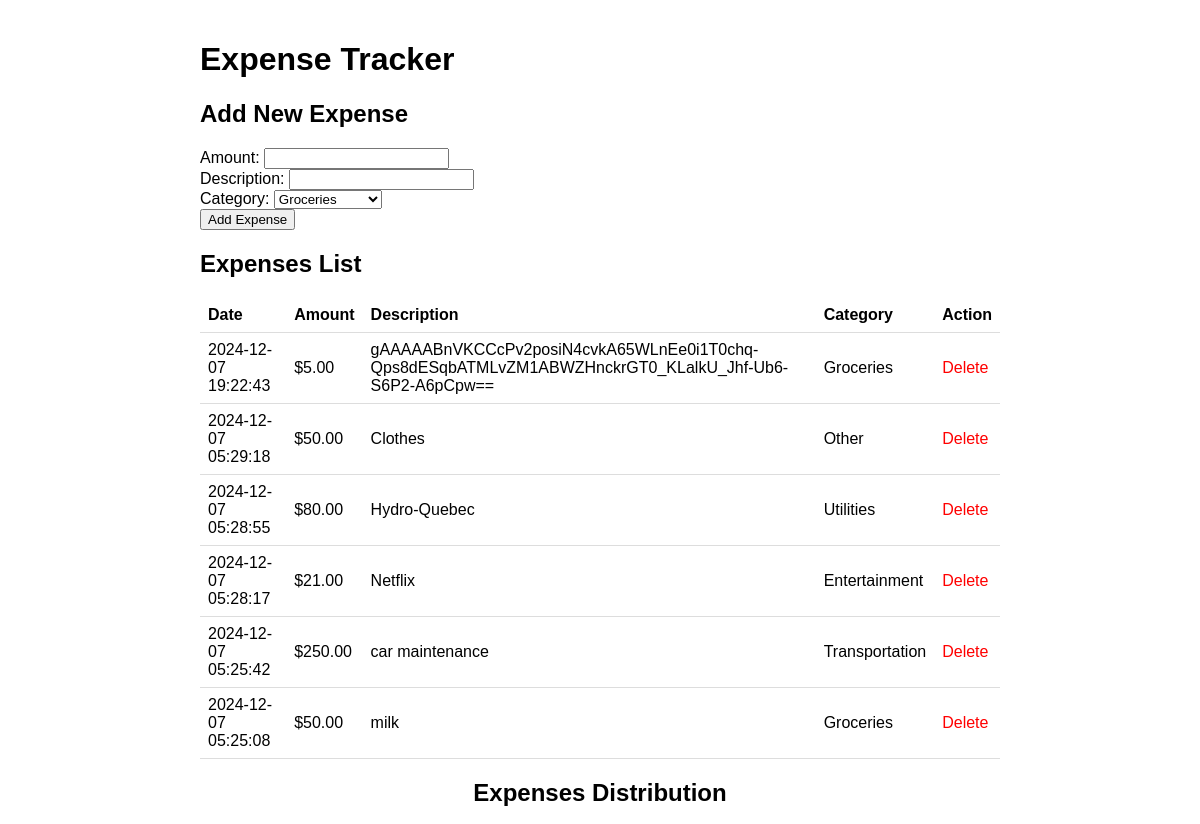
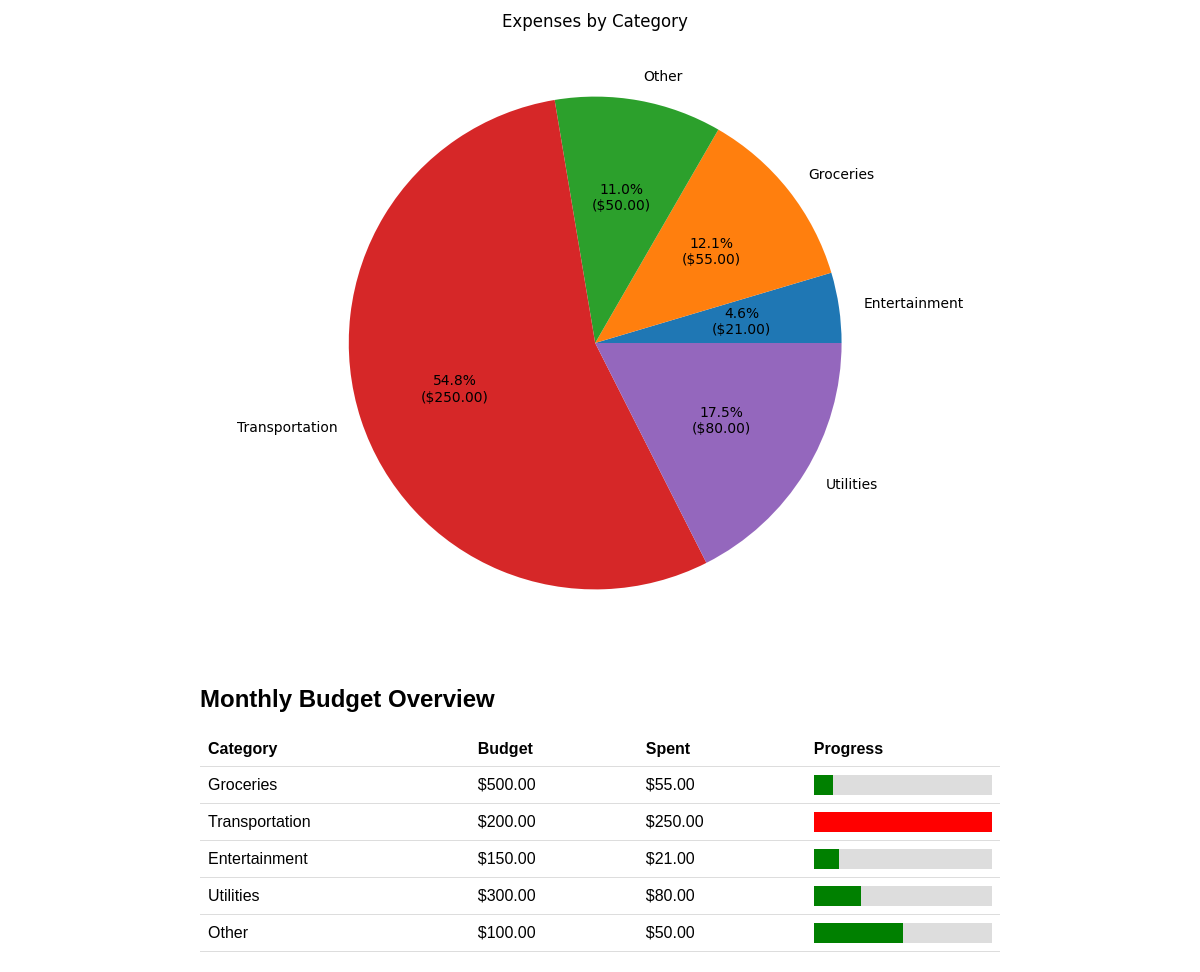
The page / on the database its author committed (2 pictures, top to bottom).
### tables this page shows
CREATE TABLE expenses (
        id INTEGER PRIMARY KEY,
        amount DECIMAL(10,2) NOT NULL,
        description TEXT,
        category_id INTEGER,
        date DATE DEFAULT CURRENT_TIMESTAMP,
        FOREIGN KEY (category_id) REFERENCES categories(id)
    );

CREATE TABLE categories (
        id INTEGER PRIMARY KEY,
        name TEXT NOT NULL UNIQUE,
        monthly_budget DECIMAL(10,2) NOT NULL
    );

### app.py (the view)
@app.route('/')
@check_ip
def index():
    conn = get_db()
    categories = conn.execute('SELECT * FROM categories').fetchall()
    expenses = conn.execute('''
        SELECT e.*, c.name as category_name
        FROM expenses e
        JOIN categories c ON e.category_id = c.id
        ORDER BY e.date DESC
    ''').fetchall()
    budget_overview = conn.execute('''
        SELECT
            c.name,
            c.monthly_budget,
            COALESCE(SUM(e.amount), 0) AS total_spent
        FROM categories c
        LEFT JOIN expenses e ON c.id = e.category_id
            AND strftime('%Y-%m', e.date) = strftime('%Y-%m', 'now')
        GROUP BY c.id, c.name, c.monthly_budget
    ''').fetchall()
    budget_overview = [
        {
            **row,
            "progress": min((row["total_spent"] / row["monthly_budget"]) * 100, 100)
            if row["monthly_budget"] > 0 else 0
        }
        for row in budget_overview
    ]
    conn.close()
    print(
        f"Returning index page with {len(expenses)} expenses, {len(categories)} categories, and budget overview: {[dict(row) for row in budget_overview]}")
    return render_template('index.html',
                           expenses=expenses,
                           categories=categories,
                           budget_overview=budget_overview)

### app.py (called while the page is built)
def check_ip(f):
    @wraps(f)
    def wrapper(*args, **kwargs):
        if request.remote_addr in BLOCKED_IPS:
            return jsonify({'error': 'blocked'}), 403
        return f(*args, **kwargs)
    return wrapper

def get_db():
    conn = sqlite3.connect('expenses.db')
    conn.row_factory = sqlite3.Row  # This enables name-based access to columns
    return conn

### templates/index.html (shortened to what this page needs)
<!DOCTYPE html>
<html>
<head>
</head>
<body>
    <h1>Expense Tracker</h1>
    <div class="expense-form">
        <h2>Add New Expense</h2>
        <form action="{{ url_for('add_expense') }}" method="post">
            <div>
                <label for="amount">Amount:</label>
                <input type="number" id="amount" name="amount" step="0.01" required>
            </div>
            <div>
                <label for="description">Description:</label>
                <input type="text" id="description" name="description" required>
            </div>
            <div>
                <label for="category_id">Category:</label>
                <select id="category_id" name="category_id" required>
                    {% for category in categories %}
                        <option value="{{ category['id'] }}">{{ category['name'] }}</option>
                    {% endfor %}
                </select>
            </div>
            <button type="submit">Add Expense</button>
        </form>
    </div>
    <h2>Expenses List</h2>
    <table class="expenses-table">
        <thead>
            <tr>
                <th>Date</th>
                <th>Amount</th>
                <th>Description</th>
                <th>Category</th>
                <th>Action</th>
            </tr>
        </thead>
        <tbody>
            {% for expense in expenses %}
                <tr>
                    <td>{{ expense['date'] }}</td>
                    <td>${{ "%.2f"|format(expense['amount']) }}</td>
                    <td>{{ expense['description'] }}</td>
                    <td>{{ expense['category_name'] }}</td>
                    <td>
                        <span class="delete-btn" onclick="deleteExpense({{ expense['id'] }})">Delete</span>
                    </td>
                </tr>
            {% endfor %}
        </tbody>
    </table>
    <div class="chart-container">
        <h2>Expenses Distribution</h2>
        <img src="{{ url_for('expense_chart') }}" alt="Expenses Chart">
    </div>
    <h2>Monthly Budget Overview</h2>
    <table class="expenses-table">
        <thead>
            <tr>
                <th>Category</th>
                <th>Budget</th>
                <th>Spent</th>
                <th>Progress</th>
            </tr>
        </thead>
        <tbody>
            {% for category in budget_overview %}
                <tr>
                    <td>{{ category['name'] }}</td>
                    <td>${{ "%.2f"|format(category['monthly_budget']|float) }}</td>
                    <td>${{ "%.2f"|format(category['total_spent']|float) }}</td>
                    <td>
                        <div class="progress-bar">
                            {% set progress = (category['total_spent']|float / category['monthly_budget']|float * 100)
                                if category['monthly_budget']|float > 0
                                else 0 %}
                            <div class="progress-bar-filled"
                                 style="background-color: {% if category['total_spent']|float > category['monthly_budget']|float %}red{% else %}green{% endif %};
                                        width: {{ [progress, 100] | min }}%;"></div>
                        </div>
                    </td>
                </tr>
            {% endfor %}
        </tbody>
    </table>
</body>
</html>

### templates/index.html (style rules this page uses)
body { font-family: Arial, sans-serif; max-width: 800px; margin: 0 auto; padding: 20px; }
.expense-form { margin-bottom: 20px; }
.expenses-table { width: 100%; border-collapse: collapse; }
.expenses-table th, .expenses-table td { padding: 8px; text-align: left; border-bottom: 1px solid #ddd; }
.chart-container { margin-top: 20px; text-align: center; }
.chart-container img { max-width: 100%; height: auto; }
.delete-btn { color: red; cursor: pointer; }
.progress-bar { background-color: #ddd; width: 100%; height: 20px; }
.progress-bar-filled { height: 100%; }

### rows shown on the page
expenses: date "2024-12-07 19:22:43", amount "5.00", description "gAAAAABnVKCCcPv2posiN4cvkA65WLnEe0i1T0chq-Qps8dESqbATMLvZM1ABWZHnckrGT0_KLalkU_Jhf-Ub6-S6P2-A6pCpw==", category_name "Groceries"
expenses: date "2024-12-07 05:29:18", amount "50.00", description "Clothes", category_name "Other"
expenses: date "2024-12-07 05:28:55", amount "80.00", description "Hydro-Quebec", category_name "Utilities"
expenses: date "2024-12-07 05:28:17", amount "21.00", description "Netflix", category_name "Entertainment"
expenses: date "2024-12-07 05:25:42", amount "250.00", description "car maintenance", category_name "Transportation"
expenses: date "2024-12-07 05:25:08", amount "50.00", description "milk", category_name "Groceries"
categories: name "Groceries", monthly_budget "500.00", total_spent "55.00"
categories: name "Transportation", monthly_budget "200.00", total_spent "250.00"
categories: name "Entertainment", monthly_budget "150.00", total_spent "21.00"
categories: name "Utilities", monthly_budget "300.00", total_spent "80.00"
categories: name "Other", monthly_budget "100.00", total_spent "50.00"

### other values the page prints
form field category_id "Groceries"
